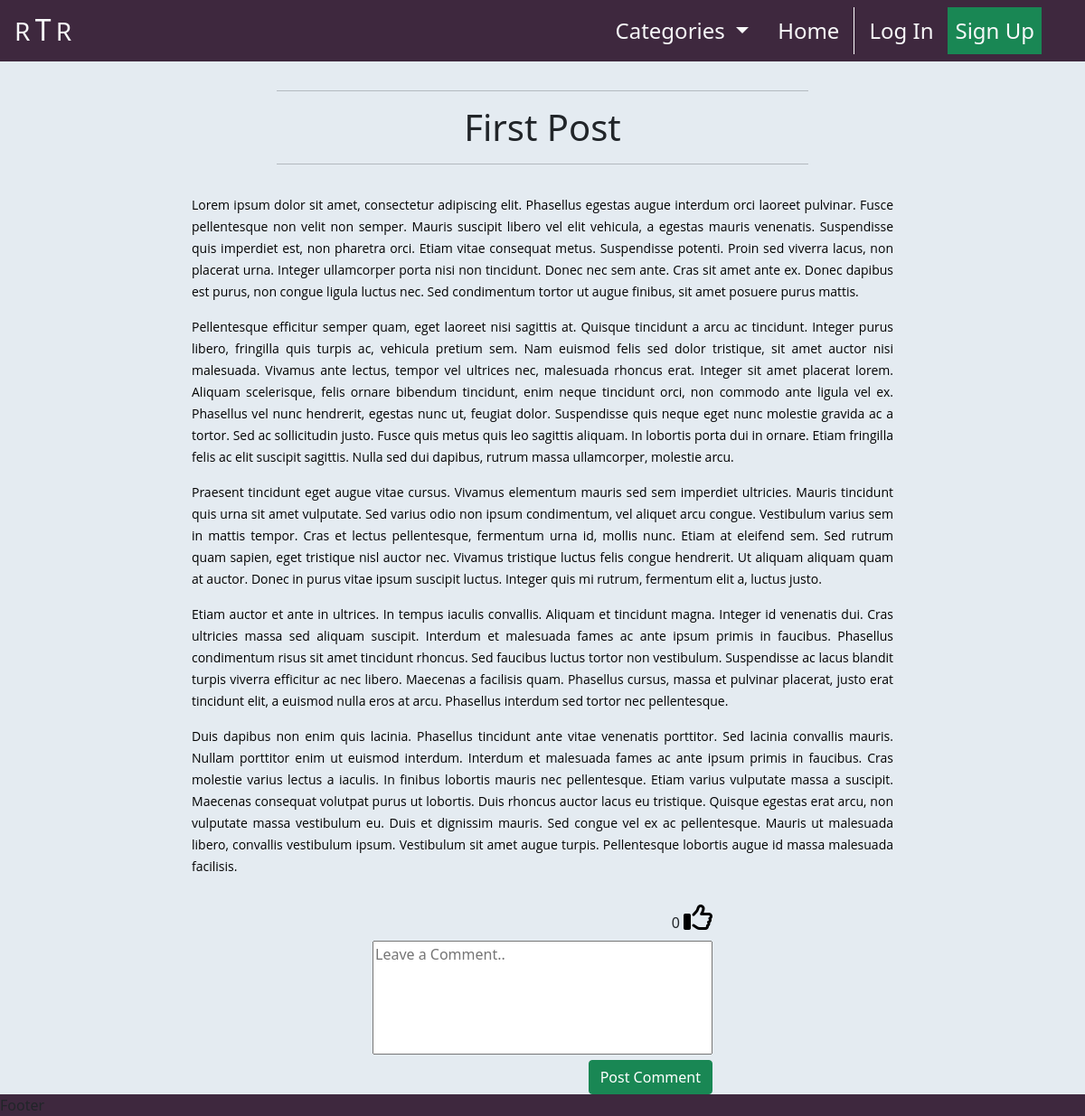
/post_detail/first-post-test_user4174054/, run on an earlier commit of the app's database.
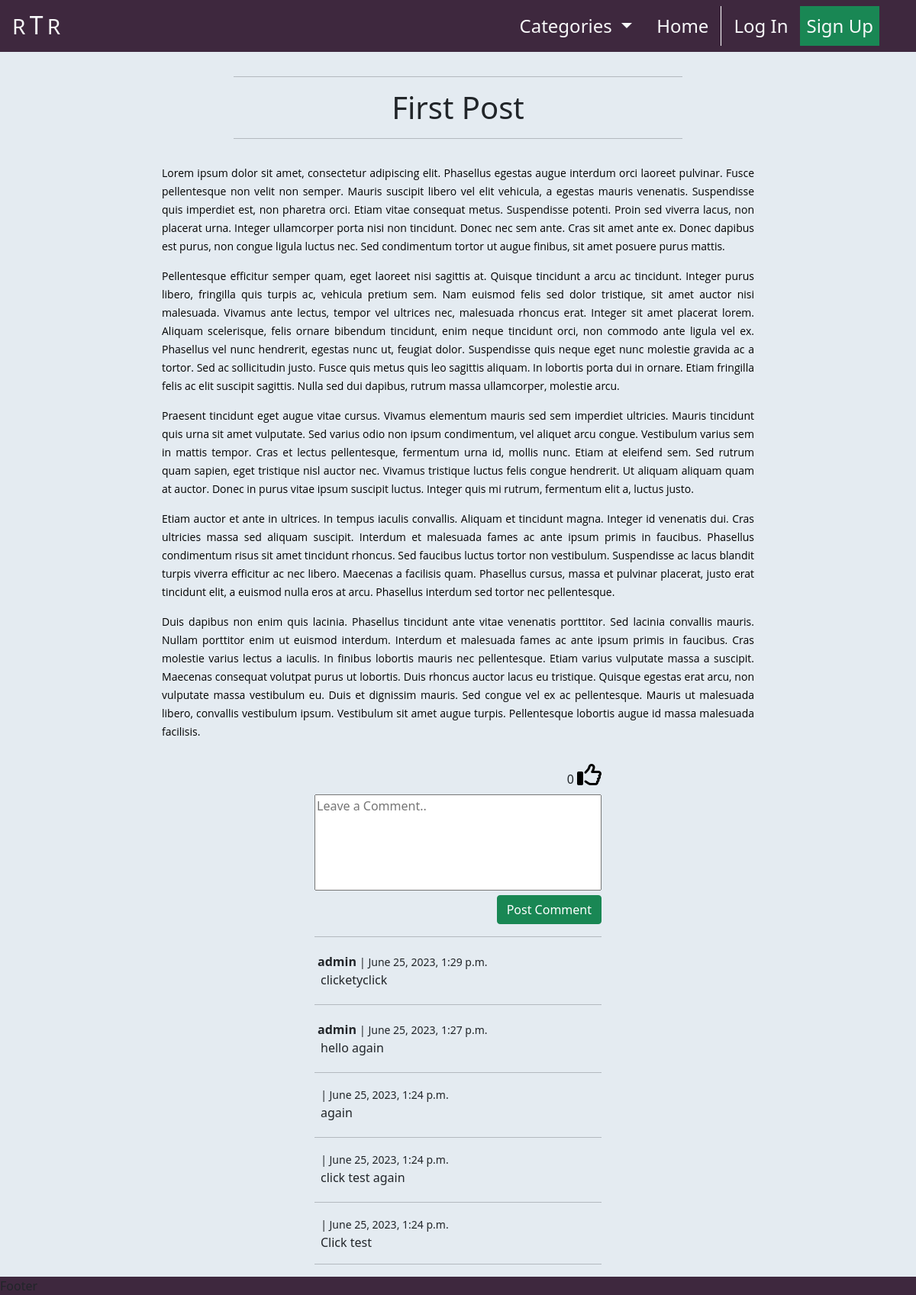
And on a later commit of the database.
### newssite/models.py (models this page shows, shortened)
class Post(models.Model):
    title = models.CharField(max_length=200, unique=True)
    slug = models.SlugField(max_length=200, unique=True, blank=True)
    author = models.ForeignKey(
        User,
        on_delete=models.CASCADE,
        related_name='posts'
    )
    updated_on_date = models.DateTimeField(auto_now=True)
    excerpt = models.TextField(max_length=300, blank=True)
    content = models.TextField()
    category = models.ForeignKey(
        Category,
        max_length=30,
        null=True,
        blank=True,
        on_delete=models.SET_NULL
    )
    featured_image = CloudinaryField('image', default='placeholder')
    created_on = models.DateTimeField(auto_now_add=True)
    status = models.IntegerField(choices=STATUS, default=1)
    likes = models.ManyToManyField(User, related_name='likes', blank=True)
    class Meta:
        ordering = ['-created_on']
    def number_of_likes(self):
        return self.likes.count()

class Comment(models.Model):
    post = models.ForeignKey(
        Post,
        on_delete=models.CASCADE,
        related_name="comments"
    )
    author = models.CharField(max_length=80)
    email = models.EmailField()
    body = models.TextField(max_length=300)
    created_on = models.DateTimeField(auto_now_add=True)
    approved = models.BooleanField(default=True)
    likes = models.ManyToManyField(
        User,
        related_name='comment_likes',
        blank=True
    )
    parent = models.ForeignKey(
        'self',
        null=True,
        blank=True,
        on_delete=models.CASCADE,
        related_name='replies'
    )
    class Meta:
        ordering = ['created_on']

### post_detail/views.py (the view, shortened to what this page needs)
# urls.py: path('<slug:slug>/', views.PostDetail.as_view(), name='post_detail'),
class PostDetail(View):
    def get(self, request, slug, *args, **kwargs):
        template = 'post_detail/post_detail.html'
        post = get_object_or_404(
            Post.objects.filter(status=1),
            slug=slug
        )
        comments = post.comments.filter(
            approved=True,
            parent__isnull=True
        ).order_by("-created_on")
        liked = False
        if post.likes.filter(id=self.request.user.id).exists():
            liked = True
        return render(
            request, template,
            {
                'post': post,
                "comments": comments,
                "liked": liked,
                'comment_form': CommentForm(),
            },
        )

### post_detail/forms.py
class CommentForm(forms.ModelForm):
    class Meta:
        model = Comment
        fields = ('body',)
        labels = {'body': ''}
        widgets = {
            'body': forms.Textarea(attrs={
                    'class': 'w-100 h-100',
                    'cols': 80,
                    'rows': 5,
                    'placeholder': 'Leave a Comment..',
                })
        }

### newssite/context_processors.py (called while the page is built)
def categories(request):
    return {
        'categories': Category.objects.all()
    }

### newssite/models.py (called while the page is built)
    def __str__(self):
        return self.name

### post_detail/templates/post_detail/post_detail.html (shortened to what this page needs)
{% extends "base.html" %}
{% load static %}
{% block content %}
    <div class="container-fluid mt-3">
        <div class="row text-center">
            <div class="col-12 text-center">
                <hr class="w-50 post-title-space">
                <h1>{{ post.title }}</h1>
                <hr class="w-50 post-title-space">
            </div>
        </div>
        <div class="row">
            <div class="col-12 col-md-10 col-lg-8
                        offset-md-1 offset-lg-2 mb-4">
                {{ post.content|safe }}
            </div>
        </div>
        <div class="row">
            <div class="col-12 col-sm-8 col-md-6 col-xl-4
                        offset-sm-2 offset-md-3 offset-xl-4 mb-2">
                <div class="form-right-container d-flex justify-content-end">
                    <form class="like-form"
                    action="{% url 'post_like' post.slug %}"
                    method="POST">
                        {{ post.number_of_likes }}
                        {% if liked %}
                            <button class="p-0 m-0 border-0 bg-alice" type="submit">
                                <i class="fa-regular fa-thumbs-up fa-2xl d-block mb-3" style="color: #0047AB"></i>
                            </button>
                        {% else %}
                            <button class="p-0 m-0 border-0 bg-alice" type="submit">
                                <i class="fa-regular fa-thumbs-up fa-2xl d-block mb-3"></i>
                            </button>
                        {% endif %}
                    </form>
                </div>
            </div>
        </div>
        <div class="row">
            <div class="col-12 col-sm-8 col-md-6 col-xl-4
                        offset-sm-2 offset-md-3 offset-xl-4">
                <form action="" method="post">
                    {{ comment_form }}
                    <div class="row">
                        <div class="col-12 text-end">
                            <button type="submit" class="btn btn-success">Post Comment</button>
                        </div>
                    </div>
                </form>
            </div>
        </div>
        {% for comment in comments %}
            <div class="row">
                <div class="col-12 col-sm-8 col-md-6 col-xl-4
                            offset-sm-2 offset-md-3 offset-xl-4">
                    <hr>
                    <p class="mb-0 mt-1 ms-1 d-inline-block"><strong>{{ comment.author }}</strong></p>
                    <small> | {{ comment.created_on }}</small>
                    <p class="mb-1 ms-2">{{ comment.body }}</p>
                    {% if forloop.counter == comments.count %}
                        <hr>
                    {% endif %}
                </div>
            </div>
        {% endfor %}
    </div>
{% endblock %}

### templates/base.html (shortened to what this page needs)
{% load static %}
<!DOCTYPE html>
<html class="h-100 w-100" lang="en">
    <head>
        {% block corecss %}
            <link rel="stylesheet"
                  href="https://cdnjs.cloudflare.com/ajax/libs/font-awesome/5.15.3/css/all.min.css"
            >
            <link href="https://cdn.jsdelivr.net/npm/bootstrap@5.0.1/dist/css/bootstrap.min.css"
                  rel="stylesheet"
            >
            <link rel="stylesheet"
                  href="{% static 'css/base.css' %}"
            >
        {% endblock %}
    </head>
    <body class="h-100 w-100 d-flex flex-column bg-alice">
        <nav class="navbar navbar-expand-lg navbar-dark bg-purple">
            <a class="navbar-brand ms-3" href="{% url 'index' %}">
                <span class="fs-3 text-light">R</span>
                <h2 class="d-inline text-light">T</h2>
                <span class="fs-3 text-light me-5">R</span>
            </a>
            <div class="collapse navbar-collapse" id="navbarNavDropdown">
              <ul class="navbar-nav ms-auto me-5">
                <li class="nav-item dropdown">
                  <a class="nav-link dropdown-toggle ms-2 me-2 text-light fs-4"
                     href="#"
                     id="categories-dropdown" data-bs-toggle="dropdown"
                     aria-haspopup="true" aria-expanded="false">
                    Categories
                  </a>
                </li>
                <li class="nav-item active">
                  <a class="nav-link ms-2 text-light fs-4 me-2" href="#">
                    Home
                  </a>
                </li>
                {% if user.is_authenticated %}
                  <li class="nav-item">
                    <a class="nav-link ms-2 me-2 text-light fs-4"
                       href="{% url 'create_post' %}">
                      <i class="fa-sharp fa-solid fa-pen-nib" style="color: #ffffff;"></i>
                      Create Post
                    </a>
                  </li>
                  {% comment %}
                    user actions dropdown menu
                  {% endcomment %}
                  <li class="nav-item dropdown">
                    <a class="nav-link dropdown-toggle ms-2 text-light fs-4" href="#"
                       id="userDropDown" data-bs-toggle="dropdown"
                       aria-haspopup="true" aria-expanded="false">
                      <i class="fa-solid fa-user" style="color: #ffffff;"></i>
                      {{ user.username }}
                    </a>
                    <div class="dropdown-menu p-0 border-0 m-0 bg-purple" aria-labelledby="userDropDown">
                      <a class="dropdown-item bg-purple text-light fs-5" href="{% url 'profile' %}">
                        Profile
                      </a>
                      <a class="dropdown-item bg-purple text-light fs-5" href="">
                        User Settings
                      </a>
                      <a class="dropdown-item bg-purple text-light fs-5" href="{% url 'account_logout' %}">
                        Log Out
                      </a>
                    </div>
                  </li>
                {% comment %}
                  When user is not logged in
                {% endcomment %}
                {% else %}
                  <li class="nav-item ml-auto">
                    <a class="nav-link fs-4 ms-2 text-light"
                       href="{% url 'account_login' %}">
                       Log In
                    </a>
                  </li>
                  <li class="nav-item">
                    <a class="nav-link fs-4 ms-2 text-light btn-success"
                       href="{% url 'account_signup' %}">
                      Sign Up
                    </a>
                  </li>
                {% endif %}
              </ul>
            </div>
          </nav>
        {% block content %}
        {% endblock content %}
        <footer class="mt-auto w-100 bg-purple">
        </footer>
    </body>
</html>

### static/css/base.css (style rules this page uses)
textarea { resize: none; width: 500px; max-width: 100%; }
.post-title-space { margin-left: 25%; }
.bg-alice { background-color: #E4EBF1; }
.bg-purple { background-color: #3E283E; }

What changed in the data, as far as the page shows it:
added Comment: author "admin", created_on "June 25, 2023, 1:29 p.m.", body "clicketyclick"
added Comment: author "admin", created_on "June 25, 2023, 1:27 p.m.", body "hello again"
added Comment: created_on "June 25, 2023, 1:24 p.m.", body "again"
added Comment: created_on "June 25, 2023, 1:24 p.m.", body "click test again"
added Comment: created_on "June 25, 2023, 1:24 p.m.", body "Click test"
